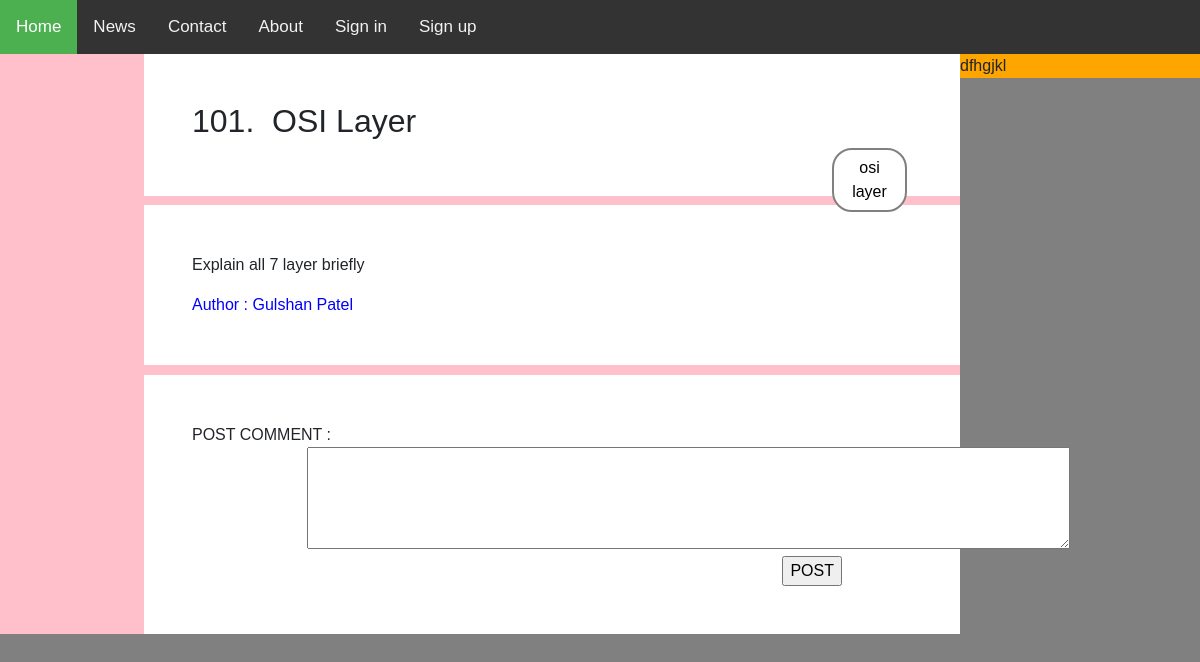
The page /problem/HT07JQEJK91Z6J6/ on the database its author committed.
### myApp/models.py (models this page shows, shortened)
class Question(models.Model):
    Question_id = models.CharField( max_length=20, primary_key=True)
    Subject = models.ForeignKey(Subject, on_delete=models.CASCADE)
    Author = models.ForeignKey(User, on_delete=models.CASCADE)
    Question_approval = models.BooleanField(default=False)
    Question_number = models.CharField(max_length=10)
    Question_title = models.CharField(max_length=150)
    Question_discription = models.CharField(max_length=10000)

class Question_topic(models.Model):
    Question_id = models.ForeignKey(Question, on_delete=models.CASCADE)
    Topic_id = models.ForeignKey(Topictag, on_delete=models.CASCADE)

class Topictag(models.Model):
    Topic_id = models.CharField(max_length=25)
    Topic_name = models.CharField(max_length=30)

class User(models.Model):
    FName = models.CharField(max_length=30)
    LName = models.CharField(max_length=30)
    Email = models.EmailField(max_length=30, primary_key=True)
    Mobile = models.CharField(max_length=30)
    Password = models.CharField(max_length=30)
    Image = models.ImageField(upload_to='author_image/', default="")

### myApp/views.py (the view)
# urls.py: path('problem/<str:id>/', views.question_view, name='question_view'),
def question_view(request, id=None):
    user = request.session.get('session_name')
    if(request.session.get('session_name')):
        user = User.objects.get(Q(Email=request.session.get('session_name')))
    ques = Question.objects.get(Q(Question_id=id))
    tags = Question_topic.objects.filter(Q(Question_id=ques))
    return render(request, 'myApp/questionview.html', {'user': user, 'ques': ques, 'tags': tags})

### myApp/templates/myApp/questionview.html (shortened to what this page needs)
{% extends 'myApp/base.html' %}
{% load static %}
{% block body %}
        <div class="left" style="width: 80%; float:left; background-color:pink;">
            <div style=" padding: 5%; margin-left: 15%; background-color : white;">
                <h2> {{ques.Question_number }}. &nbsp;{{ ques.Question_title }} </h2>
                {% for t in tags %}
                    {% if t.Topic_id.Topic_id != "N/A" %}
                        <a class="taga" style="float:right; margin-right:5px;" href="/tag/{{ t.Topic_id.Topic_id }}"> {{ t.Topic_id.Topic_name }} </a>
                    {% endif %}
                {% endfor %}
            </div>
            <div style="padding: 5%; margin-left: 15%; margin-top: 1%; background-color : white;">
                <p> {{ ques.Question_discription }} </p>
                <font style="color: blue;">Author :  {{ ques.Author.FName }}&nbsp;{{ ques.Author.LName }}</font>
            </div>
            <div class="comment" style="margin-top: 1%;  padding: 5%; margin-left: 15%; background-color : white;">
                <form id="comment" action="#" method="post">
                    POST COMMENT : <br>
                    <textarea style="margin-left: 16%;" rows="4s" cols="80"></textarea>
                    <input style="margin-left: 82%;" type="submit" value="POST">
                </form>
            </div>
        </div>
        <div class="right" style="width: 20%; float:left; background-color:orange;">
            dfhgjkl
        </div>
{% endblock %}

### rows shown on the page
Question: Question_number "101", Question_title "OSI Layer", Question_discription "Explain all 7 layer briefly", Author.FName "Gulshan", Author.LName "Patel"
Question_topic: Topic_id.Topic_name "osi layer"
